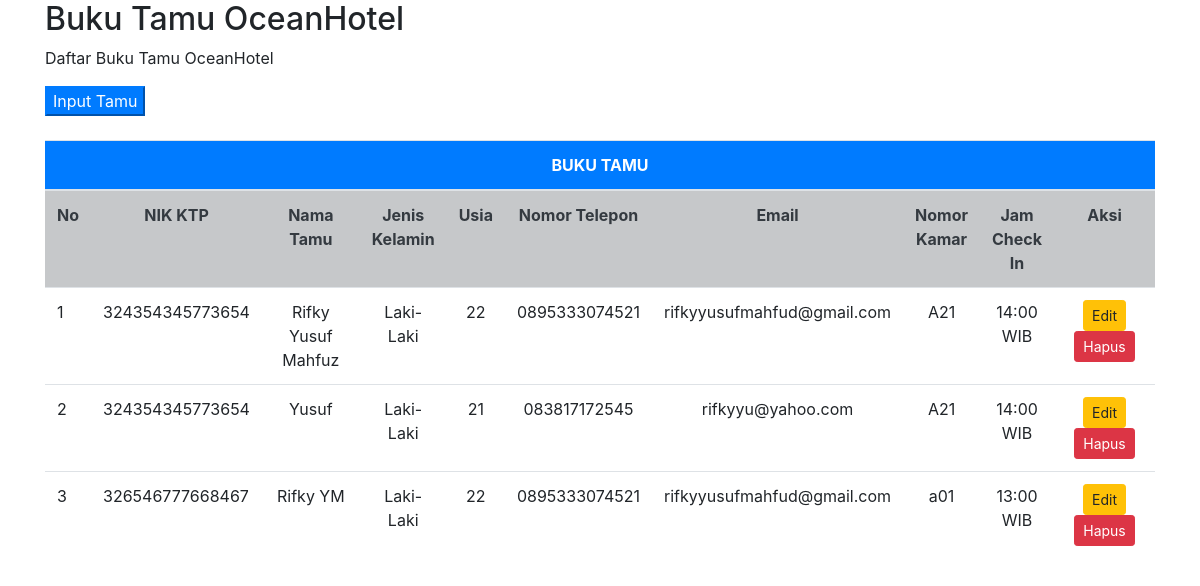
Screenshot of /bukutamu.php with the database file from the repository.
### tables this page shows
CREATE TABLE `tamu` (
  `nomor` int(11) NOT NULL,
  `nik` varchar(16) NOT NULL,
  `nama_tamu` varchar(30) NOT NULL,
  `jenis_kelamin` varchar(16) NOT NULL,
  `usia` varchar(2) NOT NULL,
  `no_tlp` varchar(13) NOT NULL,
  `email` varchar(50) NOT NULL,
  `nokamar` varchar(5) NOT NULL,
  `jam_checkin` varchar(10) NOT NULL
);

### bukutamu.php (the view, shortened to what this page needs)
<!DOCTYPE html>
<html lang="en">
<head>
	<link rel="stylesheet" href="https://maxcdn.bootstrapcdn.com/bootstrap/4.5.2/css/bootstrap.min.css">
</head>
<body>
	<?php
	include "koneksi.php";
	$sql=mysqli_query($koneksi,"select * from tamu order by nomor desc");
	?>
	<div class="container">
		<h2>Buku Tamu OceanHotel</h2>
		<p>Daftar Buku Tamu OceanHotel</p>
		<input type="button" value="Input Tamu" onClick="document.location='input.php'" class="btn-primary"><br /><br>
		<div class="table-responsive-sm">
			<table class="table table-hover">
				<thead class="bg-primary text-white" align="center">
					<th colspan="10">BUKU TAMU</th>
				</thead>
				<tr align="center" class="table-dark text-dark">
					<th>No</th>
					<th>NIK KTP</th>
					<th>Nama Tamu</th>
					<th>Jenis Kelamin</th>
					<th>Usia</th>
					<th>Nomor Telepon</th>
					<th>Email</th>
					<th>Nomor Kamar</th>
					<th>Jam Check In</th>
					<th>Aksi</th>
				</tr>
				<?php
				$i=1;
				while ($res=mysqli_fetch_array($sql))
				{
					?>
					<tr>
						<td><?php echo $i?></td>
						<td><?php echo $res['nik'] ?></td>
						<td width="30%" align="center"><?php echo $res['nama_tamu'] ?></td>
						<td align="center"><?php echo $res['jenis_kelamin'] ?></td>
						<td align="center"><?php echo $res['usia'] ?></td>
						<td align="center"><?php echo $res['no_tlp'] ?></td>
						<td align="center"><?php echo $res['email'] ?></td>
						<td align="center"><?php echo $res['nokamar'] ?></td>
						<td width="" align="center"><?php echo $res['jam_checkin'] ?></td>
						<td width="30%"><div align="center">
							<a href="edit.php?kdtamu=<?php echo $res['nomor'];?>"><input type="button" value="Edit" class="btn btn-warning btn-sm"></a>
							<a href="hapus.php?kdhapus=<?php echo $res['nomor'];?>"><input type="button" class="btn btn-danger btn-sm" value="Hapus" onclick="return confirm('Apakah Anda yakin ingin menghapus data ini?')"/></a>
						</div></td>
					</tr>
					<?php
					$i++;} ?>
				</table>

### rows the page displays
tamu: nik "324354345773654", nama_tamu "Rifky Yusuf Mahfuz", jenis_kelamin "Laki-Laki", usia "22", no_tlp "0895333074521", email "rifkyyusufmahfud@gmail.com", nokamar "A21", jam_checkin "14:00 WIB"
tamu: nik "324354345773654", nama_tamu "Yusuf", jenis_kelamin "Laki-Laki", usia "21", no_tlp "083817172545", email "rifkyyu@yahoo.com", nokamar "A21", jam_checkin "14:00 WIB"
tamu: nik "326546777668467", nama_tamu "Rifky YM", jenis_kelamin "Laki-Laki", usia "22", no_tlp "0895333074521", email "rifkyyusufmahfud@gmail.com", nokamar "a01", jam_checkin "13:00 WIB"
